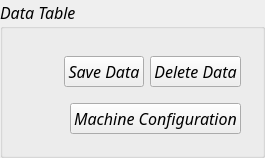
         <widget class="QGroupBox" name="groupBox">
          <property name="font">
           <font>
            <family>Segoe UI Semibold</family>
            <pointsize>12</pointsize>
            <italic>true</italic>
           </font>
          </property>
          <property name="title">
           <string>Data Table</string>
          </property>
          <property name="flat">
           <bool>true</bool>
          </property>
          <layout class="QVBoxLayout" name="verticalLayout_13">
           <item>
            <layout class="QVBoxLayout" name="verticalLayout_2" stretch="5,0,0">
             <property name="leftMargin">
              <number>5</number>
             </property>
             <property name="topMargin">
              <number>5</number>
             </property>
             <property name="rightMargin">
              <number>5</number>
             </property>
             <property name="bottomMargin">
              <number>5</number>
             </property>
             <item>
              <widget class="QFrame" name="table_frame">
               <property name="minimumSize">
                <size>
                 <width>150</width>
                 <height>0</height>
                </size>
               </property>
               <property name="frameShape">
                <enum>QFrame::StyledPanel</enum>
               </property>
               <property name="frameShadow">
                <enum>QFrame::Raised</enum>
               </property>
              </widget>
             </item>
             <item>
              <layout class="QHBoxLayout" name="horizontalLayout_9">
               <property name="leftMargin">
                <number>5</number>
               </property>
               <property name="topMargin">
                <number>5</number>
               </property>
               <property name="rightMargin">
                <number>5</number>
               </property>
               <property name="bottomMargin">
                <number>5</number>
               </property>
               <item>
                <spacer name="horizontalSpacer_6">
                 <property name="orientation">
                  <enum>Qt::Horizontal</enum>
                 </property>
                 <property name="sizeHint" stdset="0">
                  <size>
                   <width>40</width>
                   <height>20</height>
                  </size>
                 </property>
                </spacer>
               </item>
               <item>
                <widget class="QPushButton" name="save_data_button">
                 <property name="font">
                  <font>
                   <family>Segoe UI Semibold</family>
                   <pointsize>12</pointsize>
                  </font>
                 </property>
                 <property name="text">
                  <string>Save Data</string>
                 </property>
                </widget>
               </item>
               <item>
                <widget class="QPushButton" name="delete_data_button">
                 <property name="font">
                  <font>
                   <family>Segoe UI Semibold</family>
                   <pointsize>12</pointsize>
                  </font>
                 </property>
                 <property name="text">
                  <string>Delete Data</string>
                 </property>
                </widget>
               </item>
              </layout>
             </item>
             <item>
              <layout class="QHBoxLayout" name="horizontalLayout_3">
               <property name="leftMargin">
                <number>5</number>
               </property>
               <property name="topMargin">
                <number>5</number>
               </property>
               <property name="rightMargin">
                <number>5</number>
               </property>
               <property name="bottomMargin">
                <number>5</number>
               </property>
               <item>
                <spacer name="horizontalSpacer">
                 <property name="orientation">
                  <enum>Qt::Horizontal</enum>
                 </property>
                 <property name="sizeHint" stdset="0">
                  <size>
                   <width>40</width>
                   <height>20</height>
                  </size>
                 </property>
                </spacer>
               </item>
               <item>
                <widget class="QPushButton" name="save_config_button">
                 <property name="font">
                  <font>
                   <family>Segoe UI Semibold</family>
                   <pointsize>12</pointsize>
                  </font>
                 </property>
                 <property name="text">
                  <string>Machine Configuration</string>
                 </property>
                </widget>
               </item>
              </layout>
             </item>
            </layout>
           </item>
          </layout>
         </widget>
